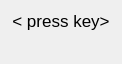
<?xml version="1.0" encoding="UTF-8"?>
<ui version="4.0">
 <class>hotkey</class>
 <widget class="QWidget" name="hotkey">
  <property name="geometry">
   <rect>
    <x>0</x>
    <y>0</y>
    <width>122</width>
    <height>64</height>
   </rect>
  </property>
  <property name="windowTitle">
   <string>Form</string>
  </property>
  <layout class="QGridLayout" name="gridLayout">
   <item row="0" column="0">
    <widget class="QLabel" name="label">
     <property name="font">
      <font>
       <pointsize>13</pointsize>
      </font>
     </property>
     <property name="text">
      <string>&lt; press key&gt;</string>
     </property>
     <property name="alignment">
      <set>Qt::AlignCenter</set>
     </property>
    </widget>
   </item>
   <item row="1" column="0">
    <widget class="QLabel" name="label_2">
     <property name="text">
      <string>       </string>
     </property>
     <property name="alignment">
      <set>Qt::AlignCenter</set>
     </property>
    </widget>
   </item>
  </layout>
 </widget>
 <resources/>
 <connections/>
</ui>
